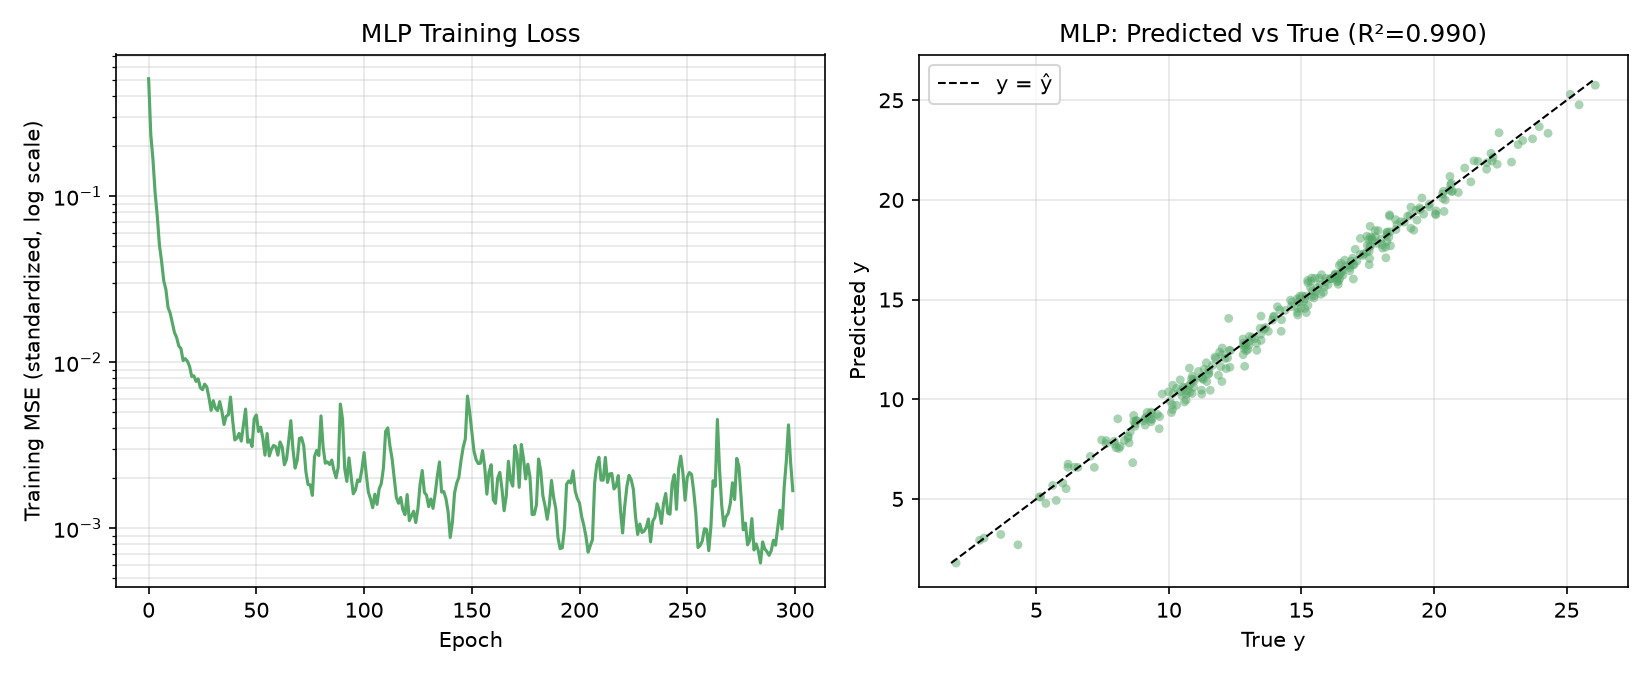

This chart was generated by the following Python code:
"""
任务 2.2：将任务 2.1 的线性模型改造为全连接神经网络（MLP），
在相同的数据、划分、标准化流程下重新完成实验，便于与线性模型直接对比。
"""

import numpy as np
import torch
import torch.nn as nn
from sklearn.datasets import make_friedman1
from sklearn.model_selection import train_test_split
from sklearn.preprocessing import StandardScaler
from sklearn.metrics import mean_squared_error, r2_score
import matplotlib.pyplot as plt

torch.manual_seed(42)
np.random.seed(42)

# ---------------------------------------------------------------
# 1. 数据生成（与任务 2.1 完全相同，保证两次实验可比）
# ---------------------------------------------------------------
X, y = make_friedman1(n_samples=1500, n_features=10, noise=0.1, random_state=42)

# ---------------------------------------------------------------
# 2. 划分训练集 / 测试集（同样的 random_state）
# ---------------------------------------------------------------
X_train, X_test, y_train, y_test = train_test_split(
    X, y, test_size=0.2, random_state=42
)

# ---------------------------------------------------------------
# 3. 标准化（同任务 2.1）
# ---------------------------------------------------------------
x_scaler = StandardScaler().fit(X_train)
y_scaler = StandardScaler().fit(y_train.reshape(-1, 1))

X_train_s = x_scaler.transform(X_train)
X_test_s = x_scaler.transform(X_test)
y_train_s = y_scaler.transform(y_train.reshape(-1, 1))
y_test_s = y_scaler.transform(y_test.reshape(-1, 1))

X_train_t = torch.tensor(X_train_s, dtype=torch.float32)
y_train_t = torch.tensor(y_train_s, dtype=torch.float32)
X_test_t = torch.tensor(X_test_s, dtype=torch.float32)
y_test_t = torch.tensor(y_test_s, dtype=torch.float32)

train_dataset = torch.utils.data.TensorDataset(X_train_t, y_train_t)
train_loader = torch.utils.data.DataLoader(train_dataset, batch_size=64, shuffle=True)

# ---------------------------------------------------------------
# 4. 模型定义：全连接神经网络（MLP）
#    结构：10 -> 64 (ReLU) -> 32 (ReLU) -> 1
#    比线性模型多了两个隐藏层和非线性激活函数
# ---------------------------------------------------------------
class MLPModel(nn.Module):
    def __init__(self, in_features, hidden1=64, hidden2=32):
        super().__init__()
        self.net = nn.Sequential(
            nn.Linear(in_features, hidden1),
            nn.ReLU(),
            nn.Linear(hidden1, hidden2),
            nn.ReLU(),
            nn.Linear(hidden2, 1),
        )

    def forward(self, x):
        return self.net(x)


model = MLPModel(in_features=X_train.shape[1])
n_params = sum(p.numel() for p in model.parameters())
print(f"MLP 可训练参数量: {n_params}")

criterion = nn.MSELoss()
optimizer = torch.optim.Adam(model.parameters(), lr=0.005)

# ---------------------------------------------------------------
# 5. 训练
# ---------------------------------------------------------------
epochs = 300
loss_history = []

for epoch in range(1, epochs + 1):
    model.train()
    epoch_losses = []
    for xb, yb in train_loader:
        optimizer.zero_grad()
        pred = model(xb)
        loss = criterion(pred, yb)
        loss.backward()
        optimizer.step()
        epoch_losses.append(loss.item())
    loss_history.append(np.mean(epoch_losses))

    if epoch % 50 == 0:
        print(f"Epoch {epoch:3d} | Train MSE (standardized): {loss_history[-1]:.4f}")

# ---------------------------------------------------------------
# 6. 测试集评估（还原到原始 y 尺度）
# ---------------------------------------------------------------
model.eval()
with torch.no_grad():
    pred_test_s = model(X_test_t).numpy()

pred_test = y_scaler.inverse_transform(pred_test_s).ravel()

mse = mean_squared_error(y_test, pred_test)
rmse = np.sqrt(mse)
mae = np.mean(np.abs(y_test - pred_test))
r2 = r2_score(y_test, pred_test)

print("\n===== 测试集结果 (MLP) =====")
print(f"MSE : {mse:.4f}")
print(f"RMSE: {rmse:.4f}")
print(f"MAE : {mae:.4f}")
print(f"R^2 : {r2:.4f}")

# ---------------------------------------------------------------
# 7. 可视化
# ---------------------------------------------------------------
fig, axes = plt.subplots(1, 2, figsize=(11, 4.5))

axes[0].plot(loss_history, color="#55A868")
axes[0].set_yscale("log")
axes[0].set_xlabel("Epoch")
axes[0].set_ylabel("Training MSE (standardized, log scale)")
axes[0].set_title("MLP Training Loss")
axes[0].grid(alpha=0.3, which="both")

axes[1].scatter(y_test, pred_test, alpha=0.5, s=18, color="#55A868", edgecolor="none")
lims = [min(y_test.min(), pred_test.min()), max(y_test.max(), pred_test.max())]
axes[1].plot(lims, lims, "k--", linewidth=1, label="y = ŷ")
axes[1].set_xlabel("True y")
axes[1].set_ylabel("Predicted y")
axes[1].set_title(f"MLP: Predicted vs True (R²={r2:.3f})")
axes[1].legend()
axes[1].grid(alpha=0.3)

plt.tight_layout()
plt.savefig("mlp_noise=0.1.png", dpi=150)
plt.show()
